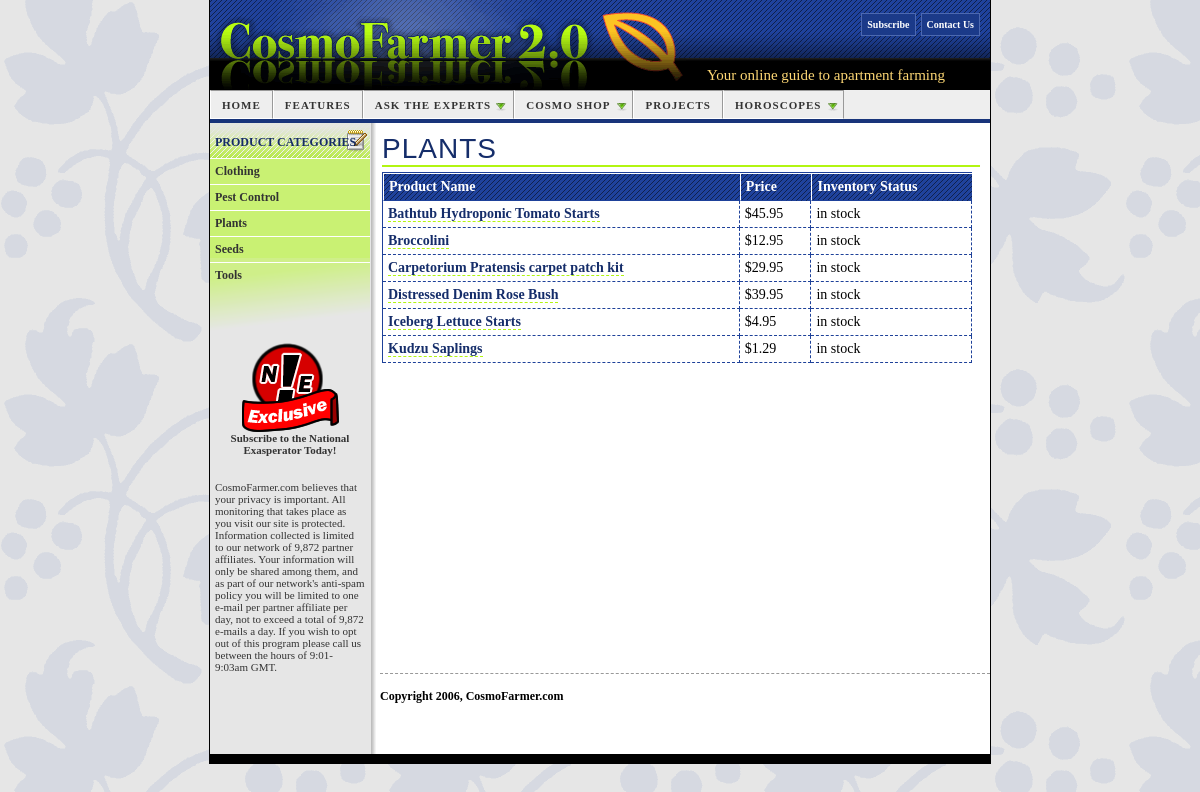
The app's page /category.php with its own data.
### tables this page shows
CREATE TABLE `categories` (
  `categoryID` mediumint(8) unsigned NOT NULL AUTO_INCREMENT,
  `categoryName` varchar(64) NOT NULL,
  PRIMARY KEY (`categoryID`)
);

CREATE TABLE `products` (
  `productID` mediumint(8) unsigned NOT NULL AUTO_INCREMENT,
  `productName` varchar(64) NOT NULL,
  `price` double(10,2) NOT NULL,
  `description` text NOT NULL,
  `inventory` varchar(12) NOT NULL,
  `vendorID` mediumint(9) NOT NULL,
  `categoryID` mediumint(9) NOT NULL,
  `image` varchar(255) NOT NULL,
  `onSale` tinyint(4) NOT NULL,
  PRIMARY KEY (`productID`)
);

### category.php (the view, shortened to what this page needs)
<?php require_once('Connections/connCosmo.php'); ?>
<?php
if (!function_exists("GetSQLValueString")) {
function GetSQLValueString($theValue, $theType, $theDefinedValue = "", $theNotDefinedValue = "")
{
  $theValue = get_magic_quotes_gpc() ? stripslashes($theValue) : $theValue;
  $theValue = function_exists("mysql_real_escape_string") ? mysql_real_escape_string($theValue) : mysql_escape_string($theValue);
  switch ($theType) {
    case "long":
    case "int":
      $theValue = ($theValue != "") ? intval($theValue) : "NULL";
      break;
  }
  return $theValue;
}
}
$query_rsCategories = "SELECT * FROM categories ORDER BY categoryName ASC";
$rsCategories = mysql_query($query_rsCategories, $connCosmo) or die(mysql_error());
$row_rsCategories = mysql_fetch_assoc($rsCategories);
$colname_rsProducts = "1";
$query_rsProducts = sprintf("SELECT productID, productName, price, inventory, categories.categoryName FROM products, categories WHERE products.categoryID = %s AND  products.categoryID = categories.categoryID ORDER BY productName ASC", GetSQLValueString($colname_rsProducts, "int"));
$rsProducts = mysql_query($query_rsProducts, $connCosmo) or die(mysql_error());
$row_rsProducts = mysql_fetch_assoc($rsProducts);
?><!DOCTYPE html PUBLIC "-//W3C//DTD XHTML 1.0 Transitional//EN" "http://www.w3.org/TR/xhtml1/DTD/xhtml1-transitional.dtd">
<html xmlns="http://www.w3.org/1999/xhtml">
<head>
<link href="styles/global.css" rel="stylesheet" type="text/css" />
<link href="SpryAssets/SpryMenuBarHorizontal.css" rel="stylesheet" type="text/css" />
<link href="styles/twoColFixLtHdr.css" rel="stylesheet" type="text/css" />
</head>
<body class="twoColFixLtHdr">
<div id="container">
  <div id="header">
    <p><img src="images/cosmo_logo.gif" alt="CosmoFarmer 2.0" width="476" height="90"/>    </p>
   <p id="tagline">Your online guide to apartment farming</p>
  <ul id="sitetools">
      <li><a href="#">Contact Us</a></li>
<li><a href="#">Subscribe</a> </li>
</ul>
  <ul id="mainNav" class="MenuBarHorizontal">
    <li><a href="#">Home</a> </li>
    <li><a href="#">Features</a></li>
<li><a class="MenuBarItemSubmenu" href="#">Ask the Experts</a>
    </li>
<li><a href="index.php" class="MenuBarItemSubmenu">Cosmo Shop</a>
    </li>
    <li><a href="#">Projects</a></li>
<li><a href="#" class="MenuBarItemSubmenu">Horoscopes</a>
    </li>
  </ul>
  <br class="clear" />
  </div>
  <div id="sidebar1">
<div class="related">
  <h2>Product
    Categories</h2>
  <ul>
    <?php do { ?>
        <li><a href="category.php?categoryID=<?php echo $row_rsCategories['categoryID']; ?>"><?php echo $row_rsCategories['categoryName']; ?></a></li>
      <?php } while ($row_rsCategories = mysql_fetch_assoc($rsCategories)); ?></ul>
</div>
<div class="natEx">
      <p><a href="http://www.nationalexasperator.com/"><img src="images/ne.png" alt="National Exasperator" width="97" height="89" /></a></p>
      <p><a href="http://www.nationalexasperator.com/">Subscribe to the National Exasperator Today! </a></p>
    </div>
    <p>CosmoFarmer.com believes that your privacy is important. All monitoring that takes place as you visit our site is protected. Information collected is limited to our  network of 9,872 partner affiliates. Your information will only be shared among them, and as part of our network's anti-spam policy you will be limited to one e-mail per partner affiliate per day, not to exceed a total of 9,872 e-mails a day. If you wish to opt out of this program please call us between the hours of 9:01-9:03am GMT. </p>
  </div>
  <div id="mainContent">
  <h1><?php echo $row_rsProducts['categoryName']; ?></h1>
  <table width="590" border="0" cellpadding="0" cellspacing="0" class="products">
    <tr>
      <th scope="col">Product Name</th>
        <th scope="col">Price</th>
        <th scope="col">Inventory Status</th>
      </tr>
    <?php do { ?>
      <tr>
        <td><a href="product.php?productID=<?php echo $row_rsProducts['productID']; ?>"><strong><?php echo $row_rsProducts['productName']; ?></strong></a></td>
          <td>$<?php echo $row_rsProducts['price']; ?></td>
          <td><?php echo $row_rsProducts['inventory']; ?></td>
        </tr>
      <?php } while ($row_rsProducts = mysql_fetch_assoc($rsProducts)); ?>
  </table>
  <p>&nbsp;</p>
  <p>&nbsp;</p>
  </div>
	<div id="footer">
    <p>Copyright 2006, CosmoFarmer.com</p>
  </div>
</div>
</body>
</html>

### styles/global.css (style rules this page uses)
body { font: 100% Trebuchet MS; background: #666666 url(../images/leaf_bg.gif); margin: 0; padding: 0; text-align: center; color: #000000; }
#container { width: 780px; margin: 0 auto; text-align: left; padding: 0; background: #FFF url(../images/bg_wrapper.gif) repeat-y; border-right: 1px solid #000000; border-left: 1px solid #000000; border-bottom: 10px solid #000; }
#header { background: #EEEEEE url(../images/bg_banner.gif) repeat-x; position: relative; border-bottom: 4px solid #18347A; zoom: 1; }
#header img { display: block; }
#sitetools { position: absolute; top: 10px; right: 5px; width: 50%; margin: 0px; padding: 0px; list-style: none; }
#sitetools li { display: inline; float: right; margin-right: 5px; padding-bottom: 0.5em; }
#sitetools li a { font-size: 10px; text-decoration: none; color: #FFFFFF; line-height: 3em; background: #1B3A89; padding: 5px; height: 2em; border: 1px solid #4D69B0; font-weight: bold; }
#tagline { position: absolute; color: #FDD774; top: 67px; left: 497px; font: 15px "Trebuchet MS"; }
#mainContent a { text-decoration: none; border-bottom: 1px dashed #B2F511; color: #152D6A; }
#mainContent h1 { color: #152D6A; border-bottom: 2px solid #B2F511; font: normal 28px Impact, "Arial Narrow", sans-serif; text-transform: uppercase; letter-spacing: 1px; word-spacing: 5px; margin: 0 0 5px 0; }
#mainContent p { font-size: 13px; margin-bottom: 5px; }
#sidebar1 p { color: #333333; padding-right: 5px; padding-left: 5px; font-size: 11px; }
#sidebar1 a { text-decoration: none; color: #333333; }
#sidebar1 .related { margin-bottom: 10px; padding-bottom: 45px; background: #C9F173 url(../images/bg_related.png) no-repeat left bottom; }
#sidebar1 .related li { list-style: none; display: inline; }
#sidebar1 h2, #sidebar1 h3, #sidebar1 p { padding-right: 5px; padding-left: 5px; }
#sidebar1 h2 { color: #152C67; padding-bottom: 10px; font-size: 12px; text-transform: uppercase; line-height: 100%; background: url(../images/bg_relatedhead.gif) no-repeat right top; margin: 0; padding-left: 5px; padding-top: 13px; }
#sidebar1 .related a { display: block; padding: 5px; border-top: 1px solid #FFF; text-decoration: none; }
#sidebar1 .related ul { margin: 0px; padding: 0px; font-size: 12px; font-weight: bold; }
div.natEx { text-align: center; margin-top: 5px; font-weight: bold; margin-bottom: 25px; }
.natEx p { margin-bottom: 5px; }
#footer { padding: 5px 0 40px 0; border-top: 1px dashed #999999; font-weight: bold; color: #000000; margin: 20px 0 0 170px; clear: both; }
#footer p { margin: 0; padding: 10px 0; font-weight: bold; font-size: 12px; }
a img { border-style: none; }
.twoColFixLtHdr p { margin: 0px; padding: 0px; }
table.products td, table.products th { text-align: left; padding: 5px; font-size: 14px; border-bottom: 1px dashed #1E4199; }
table.products { border-left: 1px solid #1E4199; border-top: 1px solid #1E4199; margin-bottom: 8px; }
table.products td { border-right: 1px dashed #1E4199; }
table.products th { color: #FFFFFF; border-left: 1px solid #FFFFFF; border-top: 1px solid #FFFFFF; background: url(../images/bg_legal.png); }

### SpryAssets/SpryMenuBarHorizontal.css (style rules this page uses)
ul.MenuBarHorizontal { margin: 0; padding: 0; list-style-type: none; font-size: 100%; cursor: default; }
ul.MenuBarHorizontal li { margin: 0; padding: 0; list-style-type: none; font-size: 100%; position: relative; text-align: left; width: auto; float: left; }
ul.MenuBarHorizontal a { cursor: pointer; background-color: #EEE; padding: 0.7em 1em; color: #333; text-decoration: none; display: block; font-size: 11px; text-transform: uppercase; font-weight: bold; border-right: 1px solid #999999; border-left: 1px solid #FFFFFF; border-top: 1px solid #999999; border-bottom: 1px solid #FFFFFF; letter-spacing: 1px; }
ul.MenuBarHorizontal a.MenuBarItemSubmenu { background-image: url(SpryMenuBarDown.gif); background-repeat: no-repeat; background-position: 95% 50%; padding-right: 2em; }

### styles/twoColFixLtHdr.css (style rules this page uses)
.twoColFixLtHdr #header { padding: 0; margin: 0; }
.twoColFixLtHdr #sidebar1 { float: left; width: 160px; padding: 0; }
.twoColFixLtHdr #mainContent { margin: 0 0 0 162px; padding: 10px 10px 0 10px; }

### records on screen
categories: categoryName "Clothing"
categories: categoryName "Pest Control"
categories: categoryName "Plants", categoryName "PLANTS"
categories: categoryName "Seeds"
categories: categoryName "Tools"
products: productName "Bathtub Hydroponic Tomato Starts", price "45.95", inventory "in stock"
products: productName "Broccolini", price "12.95", inventory "in stock"
products: productName "Carpetorium Pratensis carpet patch kit", price "29.95", inventory "in stock"
products: productName "Distressed Denim Rose Bush", price "39.95", inventory "in stock"
products: productName "Iceberg Lettuce Starts", price "4.95", inventory "in stock"
products: productName "Kudzu Saplings", price "1.29", inventory "in stock"
